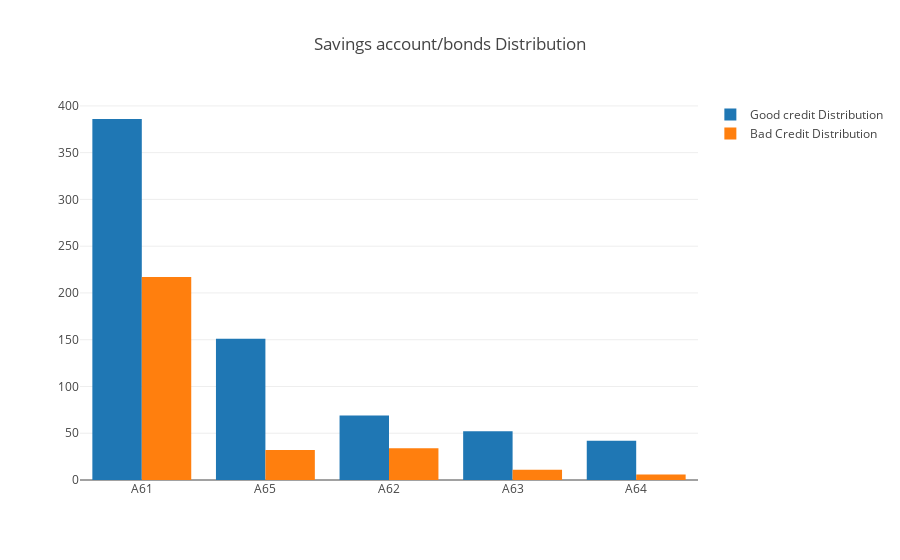

The code cell stored with this chart in its notebook:
### Markdown cell above
List of Present employment since:
- A71 : unemployed
- A72 :       ... < 1 year
- A73 : 1  <= ... < 4 years  
- A74 : 4  <= ... < 7 years
- A75 :       .. >= 7 years


Most of the employment are in good credit. Employee that work less than a year will have higher risk distribution.

### Code cell
trace0 = go.Bar(x = df[df["Risk"]== 1]["Savings account/bonds"].value_counts().index.values, 
                y = df[df["Risk"]== 1]["Savings account/bonds"].value_counts().values,
                name='Good credit Distribution')

trace1 = go.Bar(x = df[df["Risk"]== 2]["Savings account/bonds"].value_counts().index.values,
                y = df[df["Risk"]== 2]["Savings account/bonds"].value_counts().values,
                name="Bad Credit Distribution")

data = [trace0, trace1]

layout = go.Layout( title='Savings account/bonds Distribution')

fig = go.Figure(data=data, layout=layout)

py.iplot(fig, filename='grouped-bar')

### Figure 1 — Plotly figure (JSON) as saved in the notebook; plotly's stock layout.template omitted (floating-point values rounded to 4 significant figures)
{"data": [{"name": "Good credit Distribution", "type": "bar", "uid": "3169e3cc-502c-11e9-b574-48bf6be9efe4", "x": ["A61", "A65", "A62", "A63", "A64"], "y": [386, 151, 69, 52, 42]}, {"name": "Bad Credit Distribution", "type": "bar", "uid": "3169e61c-502c-11e9-afc9-48bf6be9efe4", "x": ["A61", "A62", "A65", "A63", "A64"], "y": [217, 34, 32, 11, 6]}], "layout": {"title": "Savings account/bonds Distribution"}}
